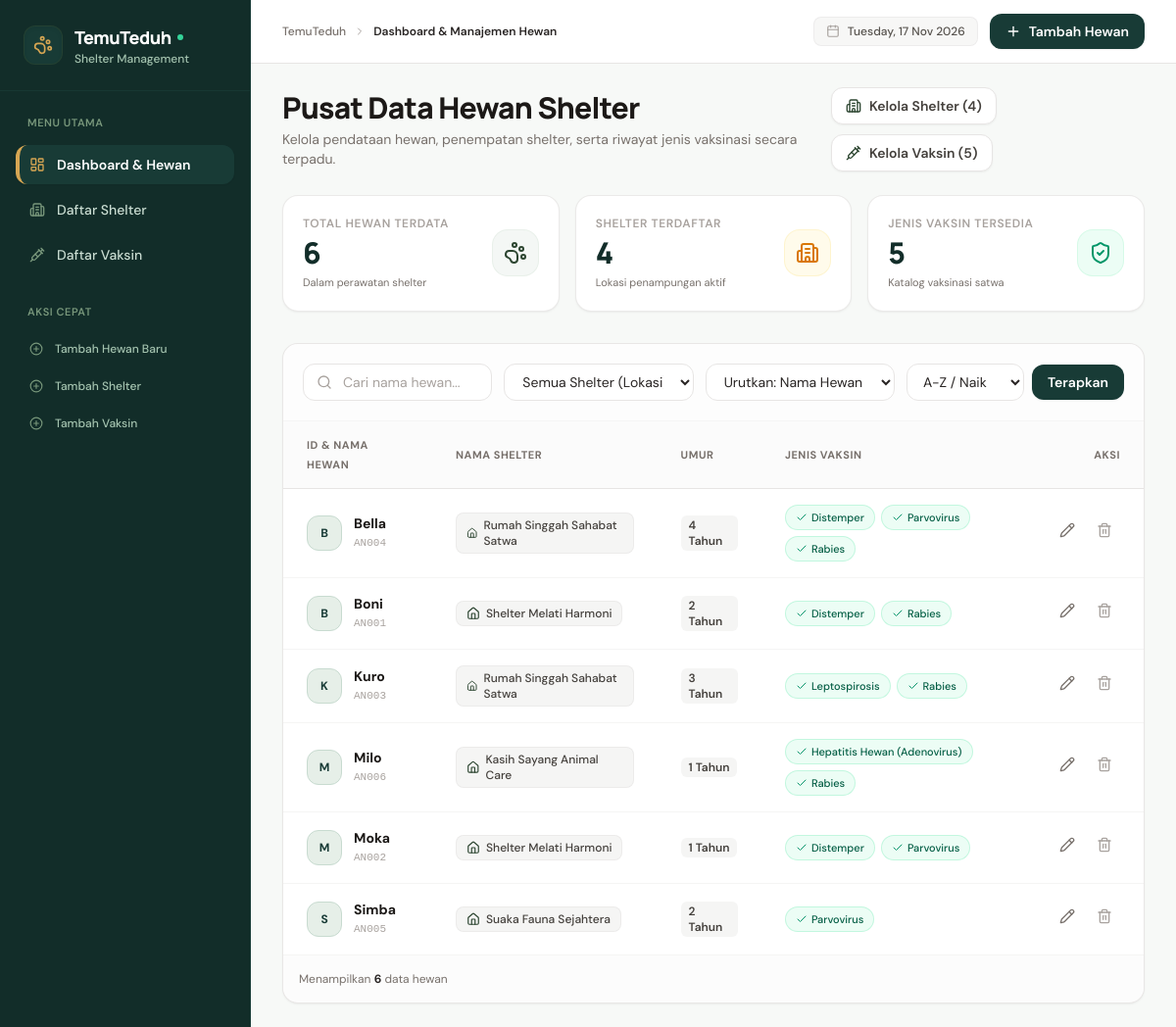
The page / on the database its author committed.
### tables this page shows
CREATE TABLE `animals` (
    `id` VARCHAR(10) NOT NULL,
    `name` VARCHAR(100) NOT NULL,
    `shelter_id` VARCHAR(10) NOT NULL,
    `age` INT NOT NULL,
    PRIMARY KEY (`id`),
    INDEX `idx_animals_shelter` (`shelter_id`),
    CONSTRAINT `fk_animals_shelter` FOREIGN KEY (`shelter_id`) 
        REFERENCES `shelters` (`id`) 
        ON UPDATE CASCADE 
        ON DELETE RESTRICT
);

CREATE TABLE `shelters` (
    `id` VARCHAR(10) NOT NULL,
    `name` VARCHAR(100) NOT NULL,
    PRIMARY KEY (`id`)
);

### app/views/dashboard/index.php (the view, shortened to what the rows shown need)
<div class="mb-8">
    <div class="flex flex-col md:flex-row md:items-center justify-between gap-4 mb-6">
        <div>
            <h1 class="text-2xl sm:text-3xl font-heading font-extrabold text-stone-900 tracking-tight">
                Pusat Data Hewan Shelter
            </h1>
        </div>
    </div>
</div>
<div class="bg-white rounded-2xl border border-stone-200/90 shadow-sm overflow-hidden">
    <div class="overflow-x-auto">
        <table class="w-full text-left border-collapse text-xs sm:text-sm">
            <thead>
                <tr class="border-b border-stone-200 bg-stone-50/70 text-stone-500 font-semibold text-[11px] uppercase tracking-wider">
                    <th class="py-3.5 px-4 sm:px-6">ID & Nama Hewan</th>
                    <th class="py-3.5 px-4 sm:px-6">Nama Shelter</th>
                    <th class="py-3.5 px-4 sm:px-6">Umur</th>
                    <th class="py-3.5 px-4 sm:px-6">Jenis Vaksin</th>
                    <th class="py-3.5 px-4 sm:px-6 text-right">Aksi</th>
                </tr>
            </thead>
            <tbody class="divide-y divide-stone-100 text-stone-700">
                <?php if (empty($animals)): ?>
                    <tr>
                        <td colspan="5" class="py-12 px-4 text-center">
                            <div class="max-w-xs mx-auto">
                                <div class="w-12 h-12 rounded-full bg-stone-100 text-stone-400 flex items-center justify-center mx-auto mb-3">
                                    <i data-lucide="inbox" class="w-6 h-6"></i>
                                </div>
                                <h4 class="font-bold text-stone-800 text-sm mb-1">Tidak Ada Data Hewan</h4>
                                <p class="text-xs text-stone-500 mb-4">
                                    <?= !empty($search) || !empty($selectedShelter) ? 'Tidak ditemukan data dengan kata kunci atau filter yang Anda pilih.' : 'Belum ada data hewan yang tersimpan di sistem.' ?>
                                </p>
                                <a href="<?= Router::url('animals', 'create') ?>"
                                   class="inline-flex items-center gap-1.5 px-4 py-2 bg-forest-800 text-white rounded-xl text-xs font-semibold hover:bg-forest-900 transition">
                                    <i data-lucide="plus" class="w-3.5 h-3.5"></i>
                                    <span>Tambah Hewan Baru</span>
                                </a>
                            </div>
                        </td>
                    </tr>
                <?php else: ?>
                    <?php foreach ($animals as $animal): ?>
                        <tr class="hover:bg-stone-50/80 transition-smooth group">
                            <td class="py-4 px-4 sm:px-6">
                                <div class="flex items-center gap-3">
                                    <div class="w-9 h-9 rounded-xl bg-forest-100 text-forest-800 font-bold flex items-center justify-center text-xs shrink-0 border border-forest-200">
                                        <?= strtoupper(substr($animal['name'], 0, 1)) ?>
                                    </div>
                                    <div>
                                        <div class="font-bold text-stone-900 group-hover:text-forest-800 transition">
                                            <?= htmlspecialchars($animal['name']) ?>
                                        </div>
                                        <div class="text-[11px] text-stone-400 font-mono">
                                            <?= htmlspecialchars($animal['id']) ?>
                                        </div>
                                    </div>
                                </div>
                            </td>
                            <td class="py-4 px-4 sm:px-6">
                                <div class="inline-flex items-center gap-1.5 px-2.5 py-1 rounded-lg bg-stone-100 text-stone-700 text-xs font-medium border border-stone-200/60">
                                    <i data-lucide="home" class="w-3.5 h-3.5 text-forest-700"></i>
                                    <span><?= htmlspecialchars($animal['shelter_name']) ?></span>
                                </div>
                            </td>
                            <td class="py-4 px-4 sm:px-6 font-medium text-stone-600">
                                <span class="inline-block px-2 py-0.5 rounded-md bg-stone-100 text-stone-700 text-xs font-semibold">
                                    <?= (int) $animal['age'] ?> Tahun
                                </span>
                            </td>
                            <td class="py-4 px-4 sm:px-6">
                                <?php if (!empty($animal['vaccine_names'])): ?>
                                    <div class="flex flex-wrap gap-1.5 max-w-md">
                                        <?php
                                        $vList = explode(', ', $animal['vaccine_names']);
                                        foreach ($vList as $vac):
                                        ?>
                                            <span class="inline-flex items-center gap-1 px-2.5 py-0.5 rounded-full text-[11px] font-medium bg-emerald-50 text-emerald-800 border border-emerald-200/60">
                                                <i data-lucide="check" class="w-3 h-3 text-emerald-600"></i>
                                                <?= htmlspecialchars($vac) ?>
                                            </span>
                                        <?php endforeach; ?>
                                    </div>
                                <?php else: ?>
                                    <span class="inline-flex items-center gap-1 px-2.5 py-0.5 rounded-full text-[11px] font-medium bg-stone-100 text-stone-500 border border-stone-200">
                                        Belum Divaksin
                                    </span>
                                <?php endif; ?>
                            </td>
                            <td class="py-4 px-4 sm:px-6 text-right">
                                <div class="inline-flex items-center gap-1.5">
                                    <a href="<?= Router::url('animals', 'edit', ['id' => $animal['id']]) ?>"
                                       class="p-2 rounded-lg text-stone-500 hover:text-forest-800 hover:bg-forest-50 transition"
                                       title="Edit Data Hewan">
                                        <i data-lucide="pencil" class="w-4 h-4"></i>
                                    </a>
                                    <button type="button"
                                            onclick="openDeleteModal({
                                                actionUrl: '<?= Router::url('animals', 'delete') ?>',
                                                id: '<?= htmlspecialchars($animal['id']) ?>',
                                                name: '<?= htmlspecialchars(addslashes($animal['name'])) ?> (<?= $animal['id'] ?>)',
                                                message: 'Data hewan ini akan dihapus permanen beserta relasi vaksinnya.'
                                            })"
                                            class="p-2 rounded-lg text-stone-400 hover:text-rose-600 hover:bg-rose-50 transition"
                                            title="Hapus Data Hewan">
                                        <i data-lucide="trash-2" class="w-4 h-4"></i>
                                    </button>
                                </div>
                            </td>
                        </tr>
                    <?php endforeach; ?>
                <?php endif; ?>
            </tbody>
        </table>
    </div>
</div>

### rows shown on the page
animals: name "B", name "Bella", id "AN004", shelter.name "Rumah Singgah Sahabat Satwa", age "4", vac "Distemper", vac "Parvovirus", vac "Rabies"
animals: name "B", name "Boni", id "AN001", shelter.name "Shelter Melati Harmoni", age "2", vac "Distemper", vac "Rabies"
animals: name "K", name "Kuro", id "AN003", shelter.name "Rumah Singgah Sahabat Satwa", age "3", vac "Leptospirosis", vac "Rabies"
animals: name "M", name "Milo", id "AN006", shelter.name "Kasih Sayang Animal Care", age "1", vac "Hepatitis Hewan (Adenovirus)", vac "Rabies"
animals: name "M", name "Moka", id "AN002", shelter.name "Shelter Melati Harmoni", age "1", vac "Distemper", vac "Parvovirus"
animals: name "S", name "Simba", id "AN005", shelter.name "Suaka Fauna Sejahtera", age "2", vac "Parvovirus"

### other values the page prints
$pageTitle "Dashboard & Manajemen Hewan"
$totalShelters "4"
$totalVaccines "5"
$totalAnimals "6"
count($animals) "6"
